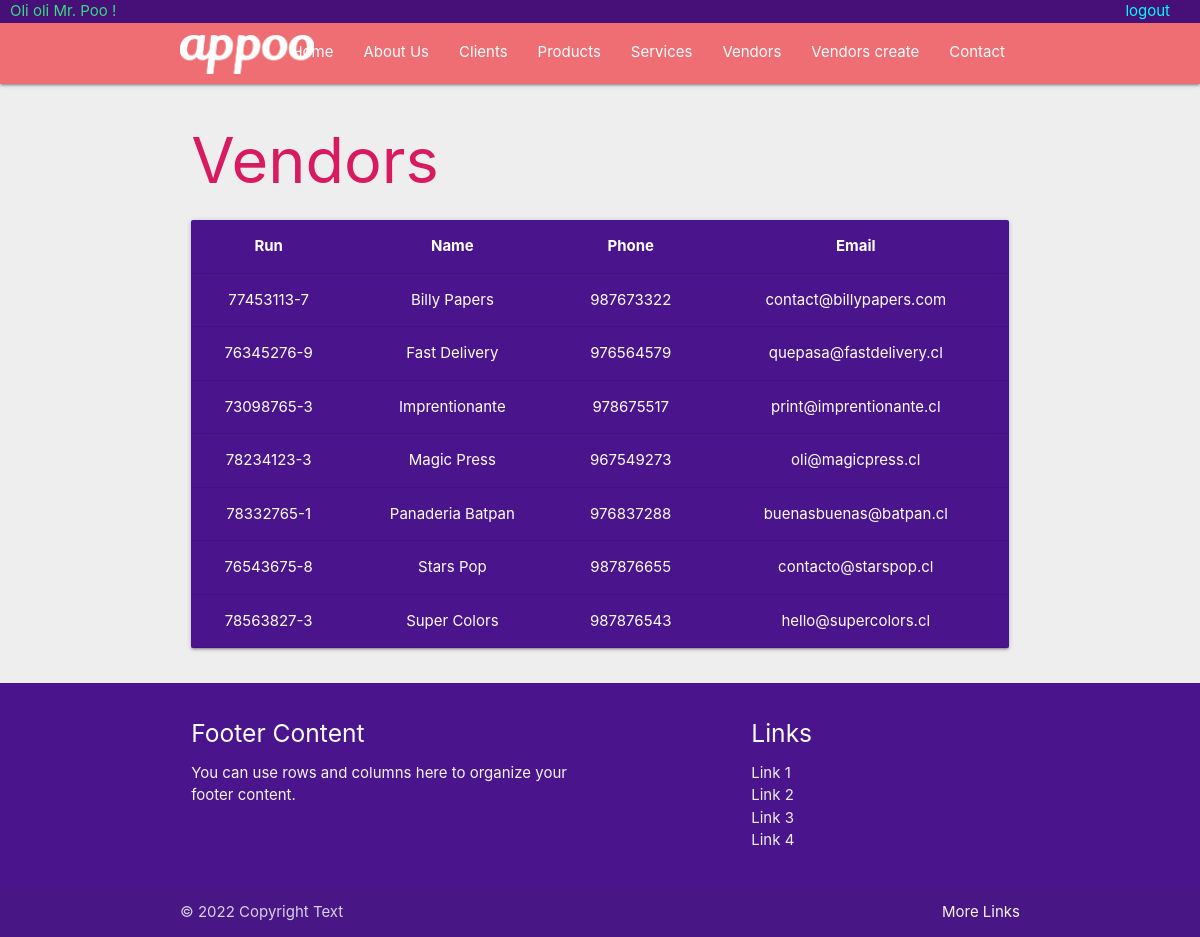
/vendors (signed in), run on the app's committed database.
### store/models.py (models this page shows)
class Vendor(models.Model):
    run = models.CharField(max_length=100)
    name = models.CharField(max_length=100)
    phone = models.CharField(max_length=100)
    email = models.CharField(max_length=100)

### store/views.py (the view)
# urls.py: path('vendors',views.vendor_all),
def vendor_all(request):
    query_vendors = Vendor.objects.all().order_by('name')
    return render(request,'store/vendors.html',{'nbar':'vendors','query_vendors':query_vendors})

### store/templates/store/vendors.html
{% extends 'base-store.html' %}
{% block content %}
<div class="container">
    <div class="row">
        <div class="col s12">
            <h1 class="pink-text text-darken-1">Vendors</h1>
            <table class="purple darken-4 white-text card responsive-table centered highlight">
                <thead>
                    <tr>
                        <th>Run</th>
                        <th>Name</th>
                        <th>Phone</th>
                        <th>Email</th>
                    </tr>
                </thead>
                <body>
                    {% for item in query_vendors %}
                    <tr>
                        <td>{{ item.run }}</td>
                        <td>{{ item.name }}</td>
                        <td>{{ item.phone }}</td>
                        <td>{{ item.email }}</td>
                    </tr>
                    {% endfor %}
                </body>
            </table>
        </div>
    </div>
</div>
{% endblock %}

### templates/base-store.html (shortened to what this page needs)
{% load static %}
<!DOCTYPE html>
<html lang="en">
<head>
  <link rel="stylesheet" href="{% static '/store/css/style.css' %}">
  <link rel="stylesheet" href="https://cdnjs.cloudflare.com/ajax/libs/materialize/1.0.0/css/materialize.min.css">
</head>
<body class="grey lighten-3">
    <div class="bar_log">
      {% if user.is_authenticated %}
      <div class="who">
        Oli oli {{user.first_name}} {{user.last_name}} !
      </div>
      <div class="log">
        <a href="{% url 'logout' %}">logout</a>
      </div>
      {% else %}
      <div class="log">
        <a href="{% url 'register_user' %}">register</a>
        <a href="{% url 'login' %}">login</a>
      </div>
        {% endif %}
    </div>
  <nav>
    <div class="container">
      <div class="nav-wrapper">
        <a href="../" class="brand-logo">
          <img class="logo-me" src="{% static '/store/img/logo-white.png' %}" alt="My image">
        </a>
        <ul class="right hide-on-med-and-down">
          <li {% if nbar == 'home' %} class="active" {% endif %}><a href="../">Home</a></li>
          <li {% if nbar == 'about' %} class="active" {% endif %}><a href="../about">About Us</a></li>
          <li {% if nbar == 'clients' %} class="active" {% endif %}><a href="../clients">Clients</a></li>
          <li {% if nbar == 'products' %} class="active" {% endif %}><a href="../products">Products</a></li>
          <li {% if nbar == 'services' %} class="active" {% endif %}><a href="../services">Services</a></li>
          <li {% if nbar == 'contact' %} class="active" {% endif %}><a href="../vendors">Vendors</a></li>
          <li {% if nbar == 'contact' %} class="active" {% endif %}><a href="../vendors_create">Vendors create</a></li>
          <li {% if nbar == 'contact' %} class="active" {% endif %}><a href="../contact">Contact</a></li>
        </ul>
      </div>
    </div>
  </nav>
  {% block content %}contenido{% endblock content %}
    <footer class="page-footer purple darken-4">
      <div class="container">
        <div class="row">
          <div class="col l6 s12">
            <h5 class="white-text">Footer Content</h5>
            <p class="grey-text text-lighten-4">You can use rows and columns here to organize your footer content.</p>
          </div>
          <div class="col l4 offset-l2 s12">
            <h5 class="white-text">Links</h5>
            <ul>
              <li><a class="grey-text text-lighten-3" href="#!">Link 1</a></li>
              <li><a class="grey-text text-lighten-3" href="#!">Link 2</a></li>
              <li><a class="grey-text text-lighten-3" href="#!">Link 3</a></li>
              <li><a class="grey-text text-lighten-3" href="#!">Link 4</a></li>
            </ul>
          </div>
        </div>
      </div>
      <div class="footer-copyright">
        <div class="container">
        © 2022 Copyright Text
        <a class="grey-text text-lighten-4 right" href="#!">More Links</a>
        </div>
      </div>
    </footer>
</body>
</html>

### store/static/store/css/style.css (style rules this page uses)
.bar_log { position: relative; height: 20px; z-index: 1; }
.bar_log .log { position: fixed; width: 100%; text-align: right; background: rgb(71, 15, 120); margin-bottom: 30px; }
.bar_log .log a { color: #0ff; margin-right: 30px; }
.who { position: fixed; color: #36dc83; z-index: 2; margin-left: 10px; }

### templates/base-store.html (style rules this page uses)
.logo-me { height: 2.6rem; margin-top:1rem }

### data on the page
Vendor: run "77453113-7", name "Billy Papers", phone "987673322", email "contact@billypapers.com"
Vendor: run "76345276-9", name "Fast Delivery", phone "976564579", email "quepasa@fastdelivery.cl"
Vendor: run "73098765-3", name "Imprentionante", phone "978675517", email "print@imprentionante.cl"
Vendor: run "78234123-3", name "Magic Press", phone "967549273", email "oli@magicpress.cl"
Vendor: run "78332765-1", name "Panaderia Batpan", phone "976837288", email "buenasbuenas@batpan.cl"
Vendor: run "76543675-8", name "Stars Pop", phone "987876655", email "contacto@starspop.cl"
Vendor: run "78563827-3", name "Super Colors", phone "987876543", email "hello@supercolors.cl"

### other printed values
{{ user.first_name }} "Mr."
{{ user.last_name }} "Poo"
